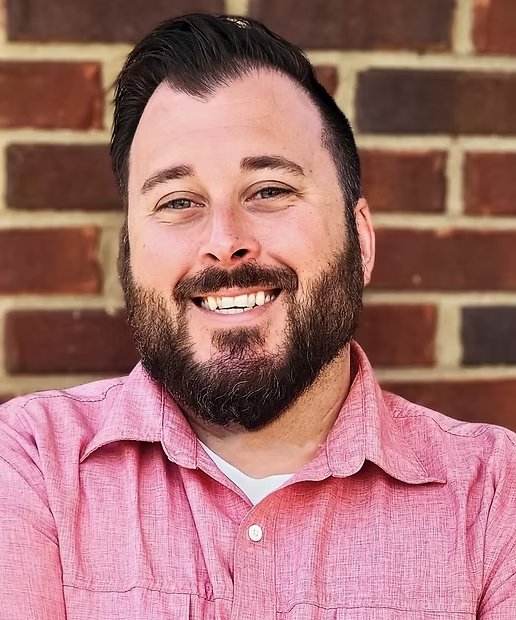
#> input picture cloud/photo.jpg, 516 x 620 px
$ python -i cover.py   (imports and definitions only)
#> lines starting #> are read from the running program, lines starting #| are printed output that depends on the picture; after the words box and inside, x2 and y2 are one past the last pixel; in counts of white or black regions, pixels touching at a corner belong together
"""Podcast cover art: the preacher's photo, full-bleed, with the show name set over a
dark gradient at the bottom. 3000x3000 JPEG, as Apple Podcasts asks for."""

from __future__ import annotations

from pathlib import Path

import numpy as np
from PIL import Image, ImageDraw, ImageEnhance, ImageFilter, ImageFont, ImageOps

SIZE = 3000
FONTS = Path(__file__).resolve().parent.parent / "cloud" / "fonts"
GOLD = (222, 178, 118)
CREAM = (247, 240, 230)
SHADOW = (29, 25, 23)   # background and fade colour: very deep charcoal with a slight brown tint


def _font(name: str, size: int, weight: int) -> ImageFont.FreeTypeFont:
    font = ImageFont.truetype(str(FONTS / name), size)
    try:
        font.set_variation_by_axes([weight])
    except (OSError, AttributeError):  # static font or no variation support
        pass
    return font


def _fit_photo(photo: Image.Image, focus_y: float, height: float) -> Image.Image:
    """Place the photo at `height` x canvas height, centred at the top, so a head-and-
    shoulders shot leaves room for the title below. Any space at the sides is filled
    with a blurred, darkened copy of the photo, feathered into the sharp one."""
    photo = ImageOps.exif_transpose(photo).convert("RGB")
    w, h = photo.size

    # background: the photo cropped to fill the square, heavily blurred
    side = min(w, h)
    left, top = (w - side) // 2, int((h - side) * focus_y)
    bg = photo.crop((left, top, left + side, top + side)).resize((SIZE, SIZE), Image.LANCZOS)
    bg = ImageEnhance.Brightness(bg.filter(ImageFilter.GaussianBlur(SIZE * 0.03))).enhance(0.42)

    # foreground: the whole photo, scaled to the chosen height (cropped if wider than the canvas)
    fh = int(SIZE * height)
    fw = round(w * fh / h)
    fg = photo.resize((fw, fh), Image.LANCZOS)
    if w * fh / h > SIZE * 1.0:
        x0 = (fw - SIZE) // 2
        fg, fw = fg.crop((x0, 0, x0 + SIZE, fh)), SIZE
    fg = fg.filter(ImageFilter.UnsharpMask(radius=4, percent=60, threshold=2))

    # feather the left and right edges so the photo melts into the background
    feather = int(SIZE * 0.10)
    ramp = np.ones(fw, dtype=np.float32)
    if fw < SIZE:
        edge = np.linspace(0, 1, feather, dtype=np.float32)
        ramp[:feather], ramp[-feather:] = edge, edge[::-1]
    mask = Image.fromarray((np.tile(ramp, (fh, 1)) * 255).astype(np.uint8))
    bg.paste(fg, ((SIZE - fw) // 2, 0), mask)
    return bg


def _has_cutout(photo: Image.Image) -> bool:
    """True for a photo whose background has already been removed (transparent PNG)."""
    return photo.mode in ("RGBA", "LA") and photo.getchannel("A").getextrema()[0] < 16


def _place_cutout(photo: Image.Image, background: tuple, height: float) -> Image.Image:
    """Put a cut-out subject on a solid background, top-centred. Where the photo's
    own frame cuts him off (shoulders at the sides), feather it away so there are
    no hard edges."""
    photo = ImageOps.exif_transpose(photo).convert("RGBA")
    photo = photo.crop(photo.getchannel("A").getbbox())
    fh = int(SIZE * height)
    fw = min(round(photo.width * fh / photo.height), SIZE)
    subject = photo.resize((fw, fh), Image.LANCZOS)
    subject = subject.filter(ImageFilter.UnsharpMask(radius=4, percent=50, threshold=2))

    alpha = np.asarray(subject.getchannel("A"), dtype=np.float32)
    feather = int(SIZE * 0.08)
    edge = np.linspace(0, 1, feather, dtype=np.float32)
    ramp = np.ones(fw, dtype=np.float32)
    ramp[:feather], ramp[-feather:] = edge, edge[::-1]
    subject.putalpha(Image.fromarray((alpha * ramp).astype(np.uint8)))

    canvas = Image.new("RGB", (SIZE, SIZE), background)
    canvas.paste(subject, ((SIZE - fw) // 2, int(SIZE * 0.05)), subject)
    return canvas


def _spaced(draw: ImageDraw.ImageDraw, text: str, font, tracking: float) -> float:
    return sum(draw.textlength(c, font=font) for c in text) + tracking * (len(text) - 1)


def _draw_spaced(draw, xy, text, font, fill, tracking):
    x, y = xy
    for c in text:
        draw.text((x, y), c, font=font, fill=fill)
        x += draw.textlength(c, font=font) + tracking


def make_cover(photo_path: Path, out_path: Path, *, kicker: str = "SERMONS", name: str = "Joshua Adams",
               footer: str = "MOUNTAIN HOME CHURCH OF CHRIST", focus_y: float = 0.2,
               photo_height: float = 0.88, background: tuple = SHADOW) -> Path:
#> called with photo_path = '../cloud/photo.jpg', out_path = 'out.png', kicker = 'SERMONS', name = 'Joshua Adams', footer = 'MOUNTAIN HOME CHURCH OF CHRIST', focus_y = 0.2, photo_height = 0.88, background = (29, 25, 23)
    photo = Image.open(photo_path)
#> photo is the input picture: PIL image 516x620 RGB; mean R, G, B 164.4, 112.5, 111.1
    if _has_cutout(photo):
        # smaller, and faded out before the title so the type sits on solid colour
        base = _place_cutout(photo, background, photo_height * 0.9)
        fade_start, fade_len, fade_max = 0.48, 0.22, 1.0
    else:
        fade_start, fade_len, fade_max = 0.36, 0.40, 0.97
#> fade_start = 0.36; fade_len = 0.4; fade_max = 0.97
        base = _fit_photo(photo, focus_y, photo_height)
#> in _fit_photo, `bg = ImageEnhance.Brightness(bg.filter(ImageFilter.GaussianBlur(SIZE *..`:
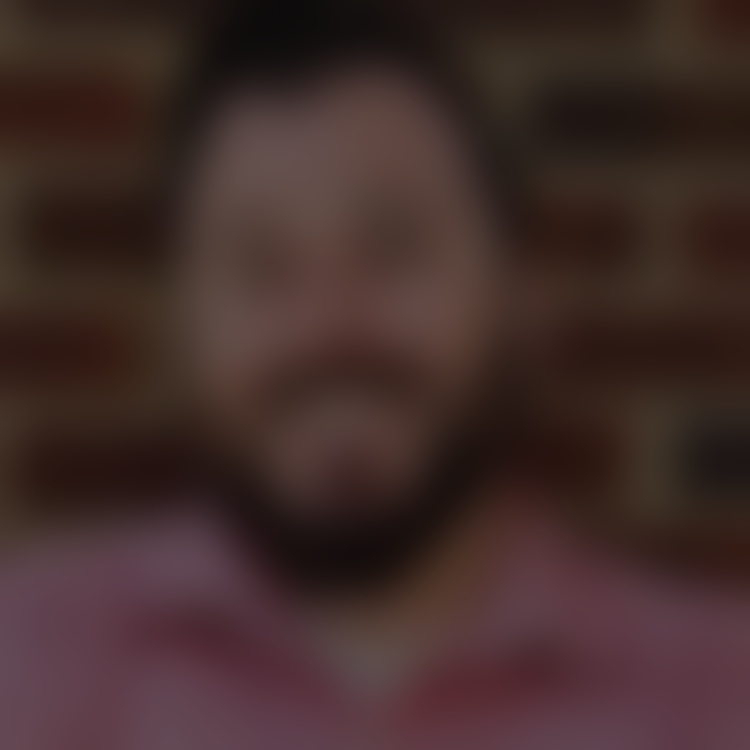
#> bg: PIL image 3000x3000 RGB (shown at 1/4 size); mean R, G, B 65.5, 44.6, 42.2
#> in _fit_photo, `mask = Image.fromarray((np.tile(ramp, (fh, 1)) * 255).astype(np.uint8))`:
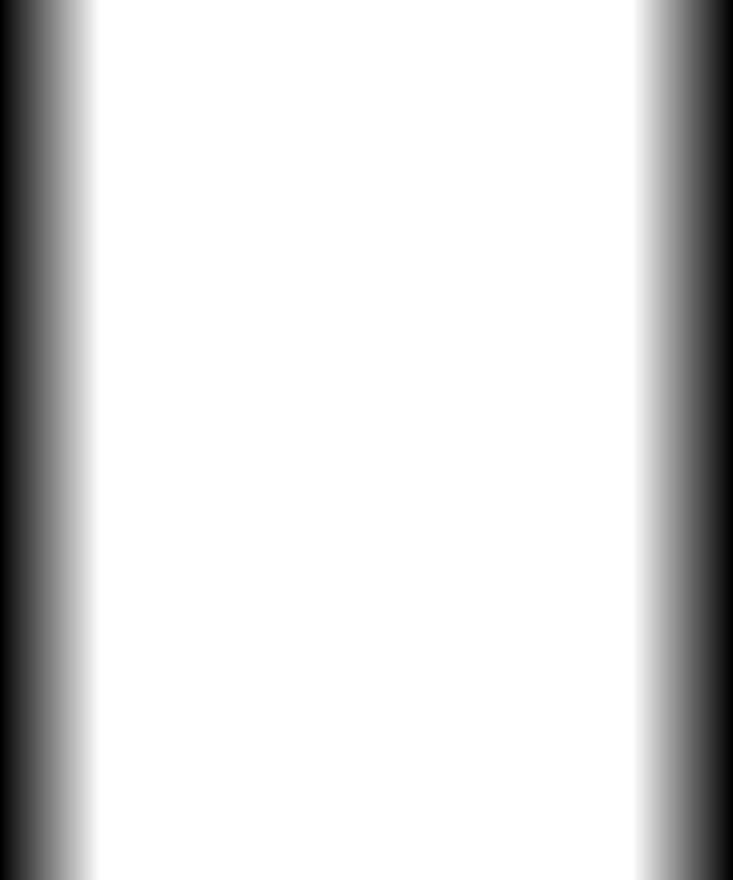
#> mask: PIL image 2197x2640 L (shown at 1/3 size); min 0, max 255, mean 220
        # quiet, warm photo so the type carries the design
        base = ImageEnhance.Color(base).enhance(0.85)
        base = ImageEnhance.Contrast(base).enhance(1.05)
        base = Image.blend(base, Image.new("RGB", base.size, (60, 40, 25)), 0.10)
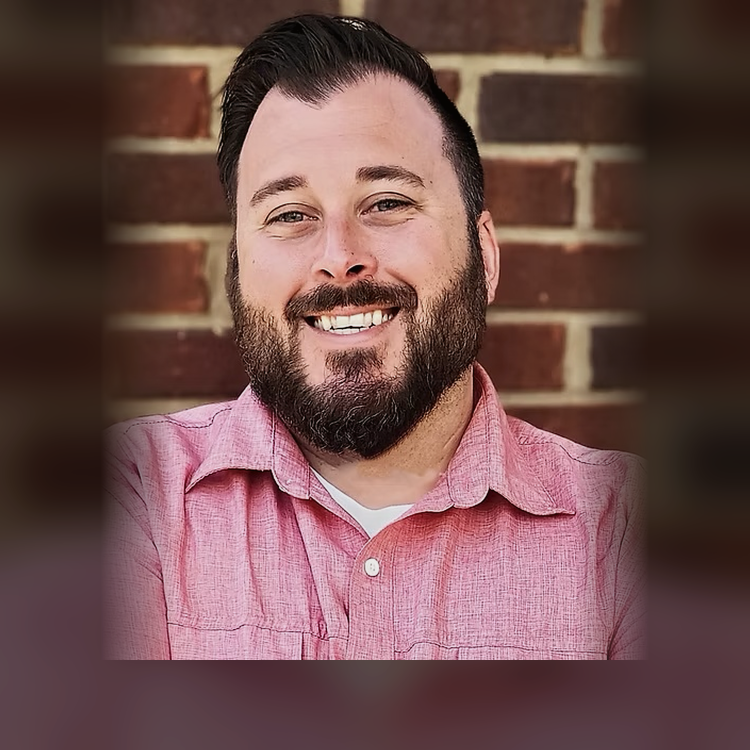
#> base: PIL image 3000x3000 RGB (shown at 1/4 size); mean R, G, B 111.5, 78.4, 76.1

    # bottom gradient for the type, plus a soft vignette
    shade = Image.new("L", (1, SIZE))
    for y in range(SIZE):
        t = min(1.0, max(0.0, (y - SIZE * fade_start) / (SIZE * fade_len)))
        shade.putpixel((0, y), int(255 * fade_max * t * t * (3 - 2 * t)))  # smoothstep
    shade = shade.resize((SIZE, SIZE))
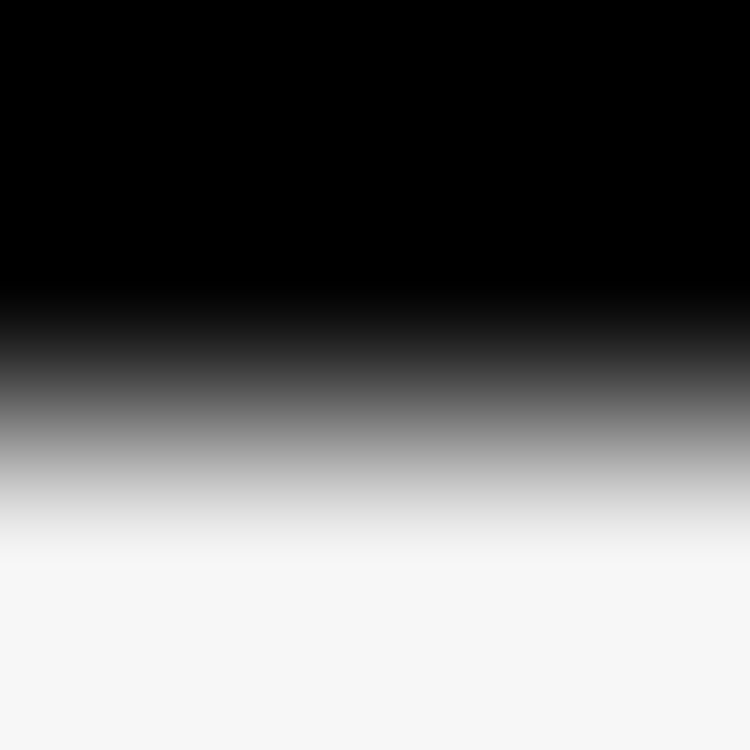
#> shade: PIL image 3000x3000 L (shown at 1/4 size); min 0, max 247, mean 108.5
    vignette = Image.new("L", (SIZE, SIZE), 0)
#> vignette: PIL image 3000x3000 L; every value is 0
    ImageDraw.Draw(vignette).ellipse((-SIZE * 0.25, -SIZE * 0.3, SIZE * 1.25, SIZE * 1.15), fill=255)
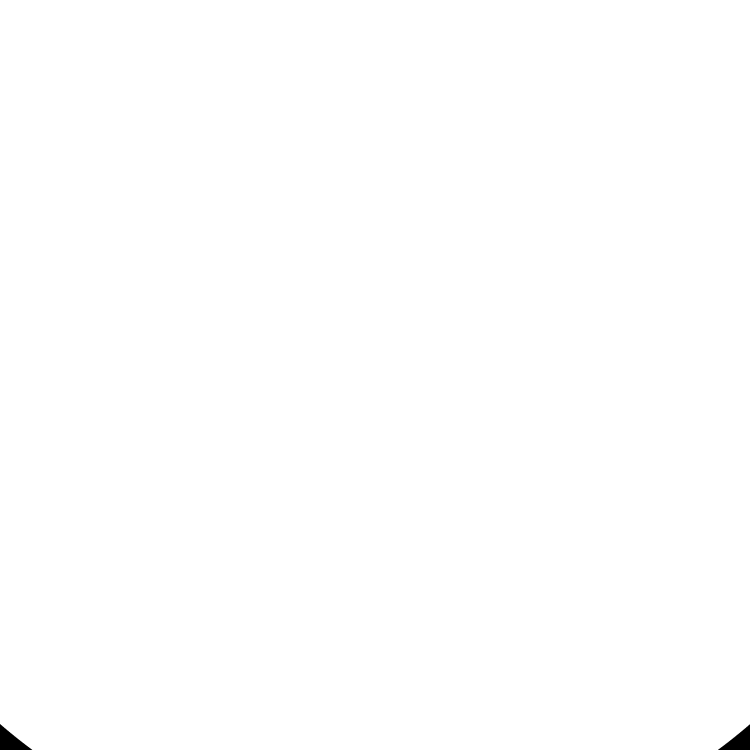
#> vignette: PIL image 3000x3000 L (shown at 1/4 size); 99.9% white; 2 black regions, box (x1, y1, x2, y2) and area: (0, 2896, 129, 3000) 6593, (2872, 2897, 3000, 3000) 6489
    vignette = ImageOps.invert(vignette.filter(ImageFilter.GaussianBlur(SIZE * 0.12))).point(lambda v: v * 0.55)
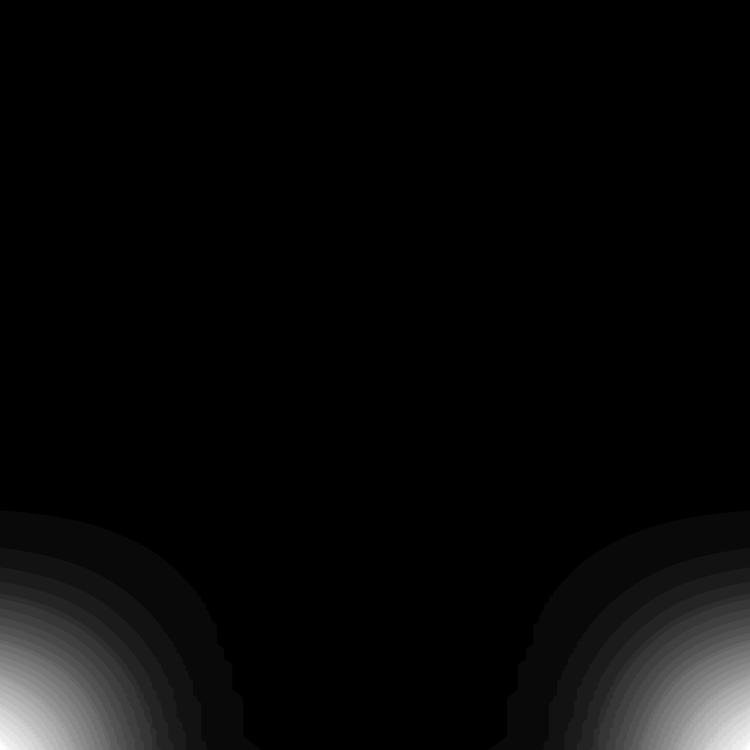
#> vignette: PIL image 3000x3000 L (shown at 1/4 size); min 0, max 28, mean 1; drawn with min black and max white
    mask = Image.fromarray(np.maximum(np.asarray(shade), np.asarray(vignette)))
    img = Image.composite(Image.new("RGB", base.size, background), base, mask)
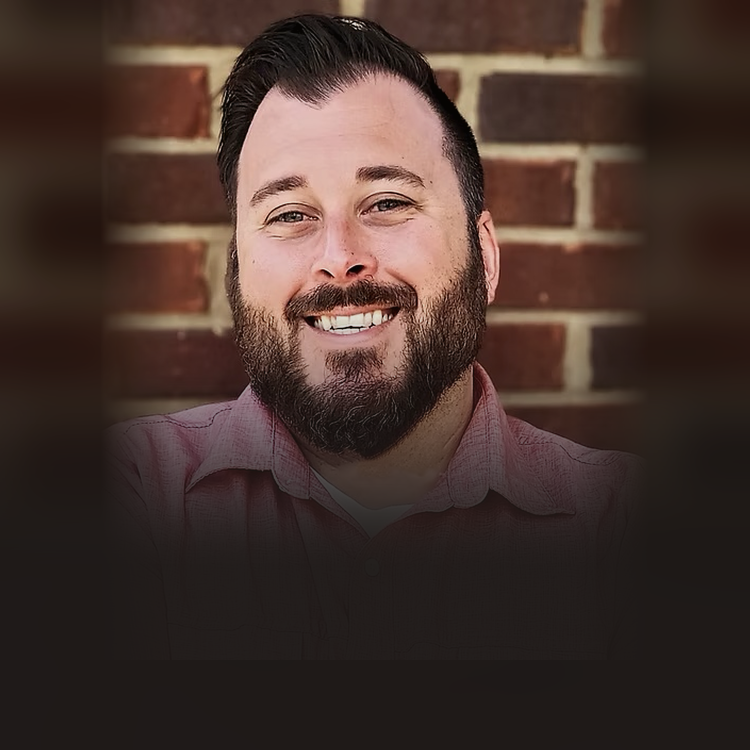
#> img: PIL image 3000x3000 RGB (shown at 1/4 size); mean R, G, B 70.4, 52.1, 45.6

    draw = ImageDraw.Draw(img)
    margin = 200
    name_font = _font("PlayfairDisplay.ttf", 400, 700)
    while draw.textlength(name, font=name_font) > SIZE - 2 * margin:
        name_font = _font("PlayfairDisplay.ttf", name_font.size - 10, 700)
#> this loop made 4 passes
    kicker_font = _font("Montserrat.ttf", 120, 600)
    footer_font = _font("Montserrat.ttf", 82, 500)

    footer_y = SIZE - margin - 82
    rule_y = footer_y - 110
    name_box = draw.textbbox((0, 0), name, font=name_font)
#> name_box = (-19, 61, 2533, 407)
    name_y = rule_y - 90 - name_box[3]
#> name_y = 2111
    kicker_y = name_y + name_box[1] - 70 - 120
#> kicker_y = 1982

    _draw_spaced(draw, (margin, kicker_y), kicker, kicker_font, GOLD, tracking=48)
    draw.text((margin - name_box[0] * 0.5, name_y), name, font=name_font, fill=CREAM)
    draw.line([(margin, rule_y), (margin + 360, rule_y)], fill=GOLD, width=10)
    _draw_spaced(draw, (margin, footer_y), footer, footer_font, (*CREAM,), tracking=16)

#> (the run stopped early here; a loop or call above may not have finished)
